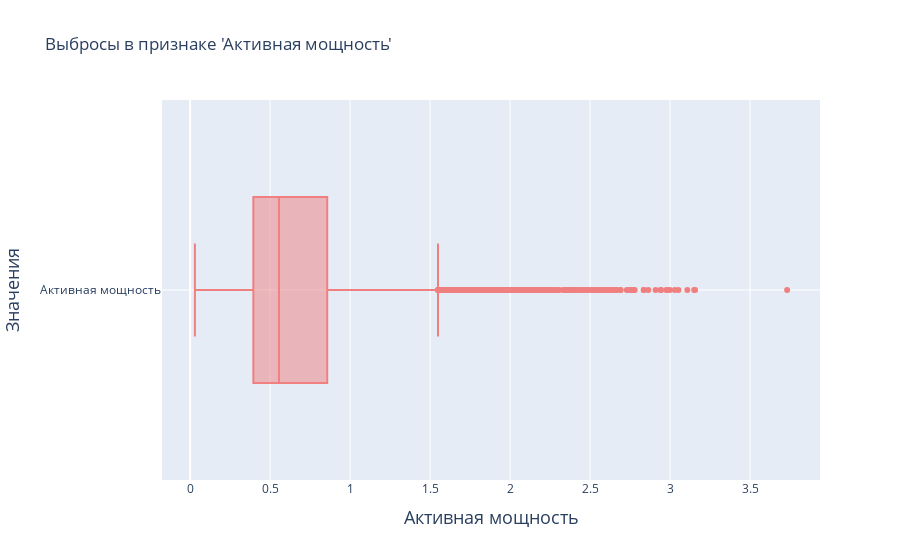
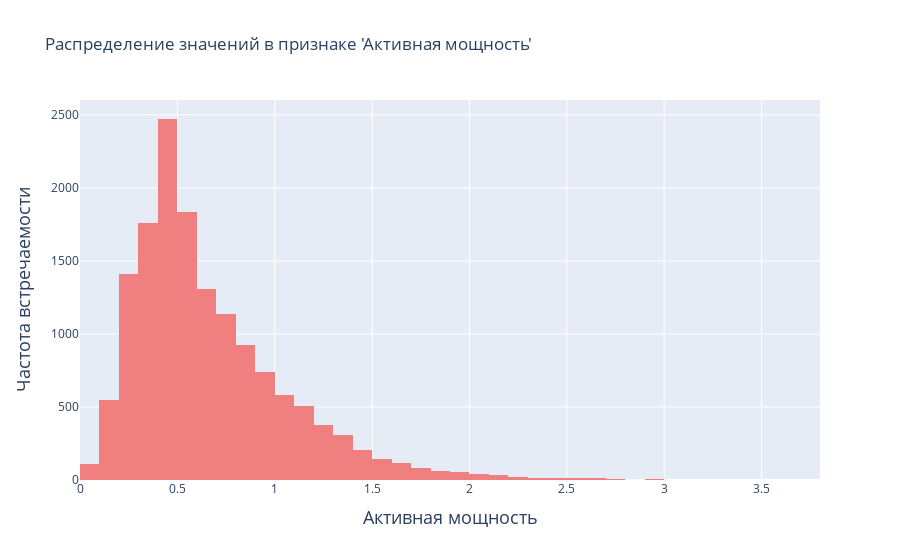

Notebook cell for these charts, in order:
### Code cell
outliers_and_features_distribution(
    df_data_arc,
    'Активная мощность',
    'Активная мощность',
    'lightcoral')

### Figure 1 — Plotly figure (JSON) as saved in the notebook; plotly's stock layout.template omitted (floating-point values rounded to 4 significant figures; data arrays with more than 128 entries replaced by an {"elided": "..."} marker saying what was removed)
{"data": [{"marker": {"color": "lightcoral"}, "name": "Активная мощность", "type": "box", "x": {"elided": "14876 float values"}}], "layout": {"title": {"text": "Выбросы в признаке 'Активная мощность'"}, "xaxis": {"showgrid": true, "title": {"font": {"size": 18}, "text": "Активная мощность"}}, "yaxis": {"showgrid": true, "title": {"font": {"size": 18}, "text": "Значения"}}}}

### Figure 2 — Plotly figure (JSON) as saved in the notebook; plotly's stock layout.template omitted (floating-point values rounded to 4 significant figures; data arrays with more than 128 entries replaced by an {"elided": "..."} marker saying what was removed)
{"data": [{"marker": {"color": "lightcoral"}, "nbinsx": 50, "type": "histogram", "x": {"elided": "14876 float values"}}], "layout": {"title": {"text": "Распределение значений в признаке 'Активная мощность'"}, "xaxis": {"showgrid": true, "title": {"font": {"size": 18}, "text": "Активная мощность"}}, "yaxis": {"showgrid": true, "title": {"font": {"size": 18}, "text": "Частота встречаемости"}}}}
